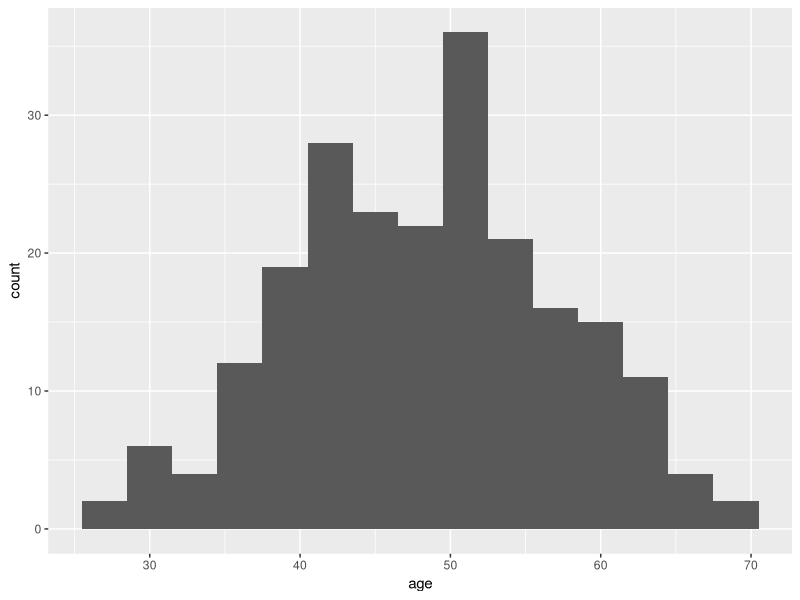
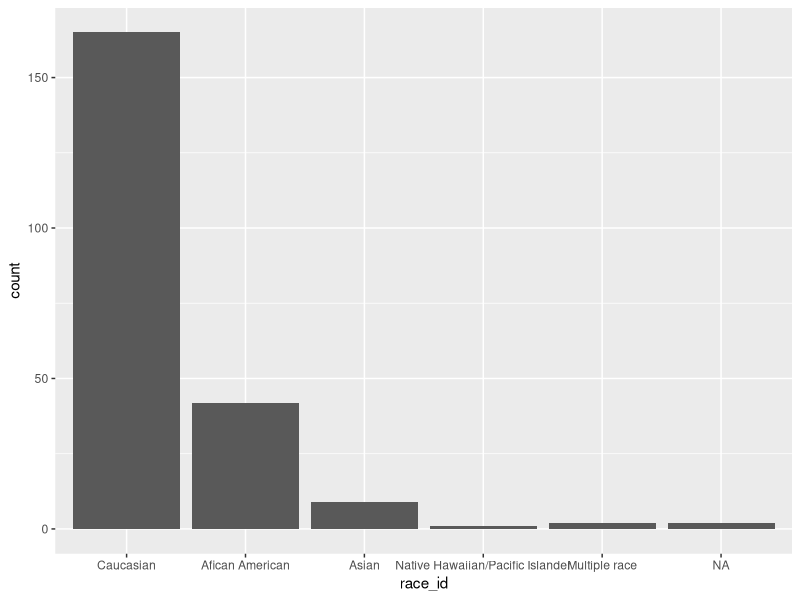
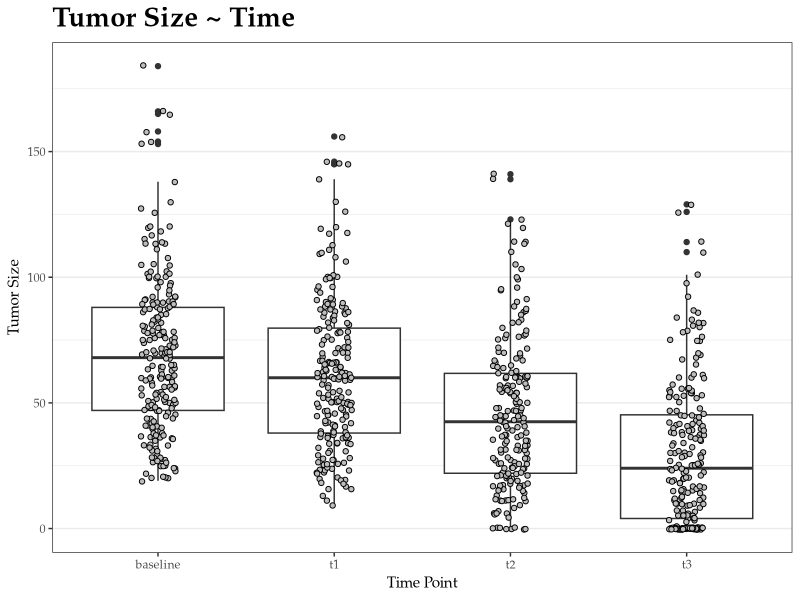

Source code (R) for these figures, in order: (Note: this script raises an error after producing the figures.)
## ---- chunk 1
options(width = 400)
## ---- chunk 2
library(readxl)
setwd("/Users/claradong/Documents/GitHub/BMIN503_Final_Project")
df_clinical = read_xlsx("Final_project_data.xlsx", sheet = 2)
df_outcome = read_xlsx("Final_project_data.xlsx", sheet = 4)
## ---- chunk 3
str(df_clinical)
## ---- chunk 4
str(df_outcome)
## ---- chunk 5
library(tidyverse)
## ---- chunk 6
clinical <- df_clinical %>%
  select(SUBJECTID,age,race_id,ERpos,PgRpos,'HR Pos','Her2MostPos','HR_HER2_CATEGORY', BilateralCa,Laterality,'MRI LD Baseline','MRI LD 1-3dAC', 'MRI LD InterReg','MRI LD PreSurg') %>%
  mutate(race_id = factor(race_id, levels=c(1,3,4,5,6,50), labels=c("Caucasian", "Afican American", "Asian", "Native Hawaiian/Pacific Islander", "American Indian/Alaskan Native", "Multiple race"))) %>%
  mutate(ERpos = factor(ERpos, levels=c(0,1,2), labels=c("Negative","Positive","Inderminate"))) %>%
  mutate(PgRpos = factor(PgRpos,levels=c(0,1,2), labels=c("Negative","Positive","Inderminate"))) %>% 
  mutate('HR Pos' = factor(`HR Pos`,levels=c(0,1,2), labels=c("Negative","Positive","Inderminate"))) %>%
  mutate('Her2MostPos' = factor(`Her2MostPos`, levels=c(0,1), labels=c('Negative','Positive'))) %>%
  mutate('HR_HER2_CATEGORY' = factor(`HR_HER2_CATEGORY`, levels=c(1,2,3), labels=c('HR Positive, Her2 Negative', 'Her2 Positive', 'Triple Negative'))) %>%
  mutate(BilateralCa = factor(BilateralCa, levels=c(0,1), labels=c("No","Yes"))) %>%
  mutate(Laterality = factor(Laterality, levels=c(1,2), labels=c("Left", "Right")))
str(clinical)

outcome <- df_outcome %>%
  rename(survival.status = sstat) %>%
  mutate(survival.status = factor(survival.status, levels=c(7,8,9), labels=c("Alive", "Dead","Lost"))) %>%
  mutate(PCR = factor(PCR, levels=c(0,1), labels=c("No","Yes"))) %>%
  mutate(RCBClass = factor(RCBClass, levels=c(0,1,2,3), labels=c("0,RCB index 0", "1=I,RCB index less than or equal to 1.36", "2=II,RCB index greater than 1.36 or equal to 3.28", "3=III,RCB index greater than 3.28")))
## ---- chunk 7
total <- merge(clinical, outcome) %>%
  select("SUBJECTID", "age","ERpos", "PgRpos", "HR Pos", "Her2MostPos", "HR_HER2_CATEGORY","BilateralCa", "Laterality","survival.status", "survDtD2 (tx)", "RFS", "PCR") %>%
  rename(HR_status = 'HR Pos')
str(total)
## ---- chunk 8
library(ggplot2)
ggplot(data=clinical, aes(x=age)) +
  geom_histogram(binwidth = 3)
ggplot(data=clinical, aes(x=race_id)) +
  geom_bar()
## ---- chunk 9
tumor.df <- clinical %>%
  select(SUBJECTID, `MRI LD Baseline`,`MRI LD 1-3dAC`,`MRI LD InterReg`,`MRI LD PreSurg`) %>%
  rename(baseline='MRI LD Baseline', t1='MRI LD 1-3dAC', t2='MRI LD InterReg', t3='MRI LD PreSurg')

tumor.df %>%
  gather(time, size, baseline:t3) %>%
  ggplot(aes(time, size)) +
  geom_boxplot(na.rm = TRUE) +
  geom_jitter(width = 0.1, pch = 21, fill = "grey", na.rm = TRUE) +
  labs(title = "Tumor Size ~ Time",
       x = "Time Point",
       y = "Tumor Size") +
  theme_bw() +
  theme(
    panel.grid.major.x = element_blank(),
    text = element_text(family = "Palatino"),
    plot.title = element_text(face = "bold", size = 20)
  )
## ---- chunk 10
id <- tumor.df["SUBJECTID"]
n <- 3L
id[,2:length(n-2):dim(tumor.df)[2]] <-
  lapply(n:dim(tumor.df)[2], function(x) setNames(((tumor.df[x]-tumor.df[x-1])/tumor.df[x-1]),
                                            paste0("Pct", x-2, x-1)))
SUBJECTID <- id$SUBJECTID
pct12 <- id$V2$Pct12
pct23 <- id$V3$Pct23
pct34 <- id$V4$Pct34

id <- data.frame(SUBJECTID,pct12,pct23,pct34)

id %>%
  gather(time, percentage_change, pct12:pct34) %>%
  ggplot(aes(time, percentage_change)) +
  geom_boxplot(na.rm = TRUE) +
  geom_jitter(width = 0.1, pch = 21, fill = "grey", na.rm = TRUE) +
  labs(title = "Tumor Size Percentage Change ~ Time",
       x = "Time Point",
       y = "Tumor Size") +
  theme_bw() +
  theme(
    panel.grid.major.x = element_blank(),
    text = element_text(family = "Palatino"),
    plot.title = element_text(face = "bold", size = 20)
  )
 
  
## ---- chunk 11
tumor.df <- mutate(tumor.df, overall_change = (t3-baseline)/baseline)

df2 <- merge(tumor.df, outcome)
df2 %>%
  select(SUBJECTID, overall_change, RFS, PCR)

ggplot(df2, aes(x=overall_change, y=RFS)) +
  geom_point()

ggplot(df2, aes(x=PCR, y=overall_change)) +
  geom_boxplot()
## ---- chunk 12
ggplot(total, aes(x=PCR, y=RFS)) +
  geom_boxplot()
## ---- chunk 13
PCR.glm <- glm(PCR ~ age + ERpos + PgRpos + Her2MostPos + HR_status + HR_HER2_CATEGORY, data=total, family="binomial")
summary(PCR.glm)

PCR.lm <- lm(RFS ~ age + ERpos + PgRpos + Her2MostPos + HR_status + HR_HER2_CATEGORY, data=total)
summary(PCR.lm)
